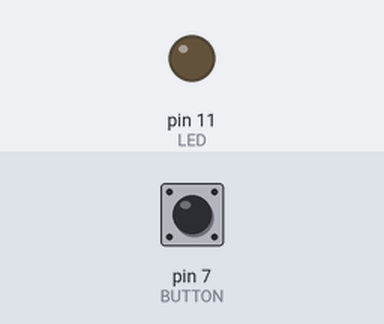
A sketch run on a simulated Arduino Uno, built with avr-gcc and run on an emulated ATmega328P. On the bench: output pins drawn as LEDs (lit = HIGH). The test bench sets the inputs (shaded band); at power-on: pin 7 (BUTTON) LOW.

Above: at 1.2 s.
1.3 s: pin 7 (BUTTON) pulled HIGH for 0.15 s
At 1.37 s:
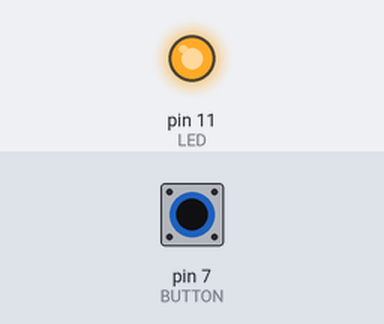
2.9 s: pin 7 (BUTTON) pulled HIGH for 3.2 s
At 6.8 s:
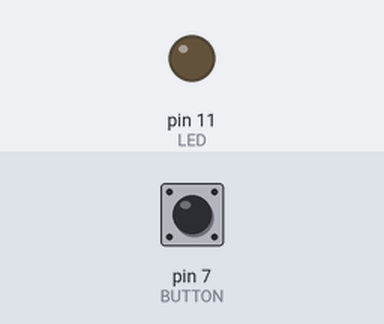
Timing chart, 0 to 8.3 s (numbered marks = the images above; inputs shaded):
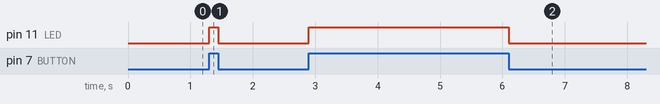

Measured:
- after the input at 1.3 s, pin 11 (LED): LOW → HIGH at once, → LOW 0.15 s later
- after the input at 2.9 s, pin 11 (LED): LOW → HIGH at once, → LOW 3.2 s later

The sketch:

Exp004LED.ino
```cpp
// Example 02: Turn on LED while the button is pressed
//
// Copy and paste this example into an empty Arduino sketch

#define LED 11   // the pin for the LED
#define BUTTON 7 // the input pin where the
                 // pushbutton is connected
int val = 0;     // val will be used to store the state
                 // of the input pin

void setup() {
  pinMode(LED, OUTPUT);   // tell Arduino LED is an output
  pinMode(BUTTON, INPUT); // and BUTTON is an input
}

void loop(){
  val = digitalRead(BUTTON); // read input value and store it

  // check whether the input is HIGH (button pressed)
  if (val == HIGH) {
    digitalWrite(LED, HIGH); // turn LED ON
  } else {
    digitalWrite(LED, LOW);
  }
}
```
